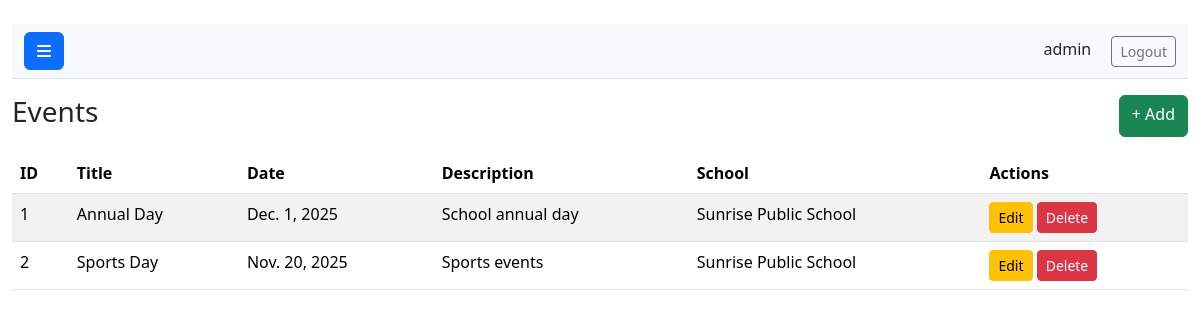
The app's page /events/ (signed in) with its own data.
### core/models.py (models this page shows, shortened)
class User(AbstractUser):
    role = models.ForeignKey(Role, null=True, blank=True, on_delete=models.SET_NULL)
    groups = models.ManyToManyField(
        'auth.Group',
        verbose_name='groups',
        blank=True,
        help_text='The groups this user belongs to. A user will get all permissions granted to each of their groups.',
        related_name='core_user_set',
        related_query_name='user',
    )
    user_permissions = models.ManyToManyField(
        'auth.Permission',
        verbose_name='user permissions',
        blank=True,
        help_text='Specific permissions for this user.',
        related_name='core_user_set',
        related_query_name='user',
    )

class Event(models.Model):
    title = models.CharField(max_length=200)
    date = models.DateField()
    description = models.TextField(blank=True)
    school = models.ForeignKey(School, on_delete=models.CASCADE)

class School(models.Model):
    name = models.CharField(max_length=255)
    address = models.TextField(blank=True)

### core/views.py (the view)
# urls.py: path('events/', views.events_list, name='events_list'),
@login_required
@role_required('Admin', 'Teacher', 'Student')
def events_list(request):
    events = Event.objects.all()
    return render(request,'events/list.html',{'events':events})

### core/views.py (called while the page is built)
def role_required(*role_names):
    def decorator(view_func):
        @wraps(view_func)
        def _wrapped_view(request, *args, **kwargs):
            if request.user.is_superuser:
                return view_func(request, *args, **kwargs)
            if hasattr(request.user, 'role') and request.user.role.name in role_names:
                return view_func(request, *args, **kwargs)
            return redirect('select_dashboard')
        return _wrapped_view
    return decorator

### templates/events/list.html (shortened to what this page needs)
{% extends 'base.html' %}
{% block content %}
  <div class="d-flex {% if user.is_authenticated %}toggled{% endif %}" id="wrapper">
      <div id="page-content-wrapper"
        style="{% if user.is_authenticated %}
          width:100%;
        {% else %}
          width:100%; margin-left:0;
        {% endif %}">
        <nav class="navbar navbar-expand-lg navbar-light bg-light border-bottom">
          <div class="container-fluid">
              <button class="btn btn-primary" id="sidebarToggle"><i class="fa fa-bars"></i></button>
            <div class="ms-auto">
              {% if user.is_authenticated %}
                <span class="me-3">{{ user.username }}</span>
                <a href="/logout/" class="btn btn-outline-secondary btn-sm">Logout</a>
              {% else %}
                <a href="/login/" class="btn btn-outline-primary btn-sm">Login</a>
              {% endif %}
            </div>
          </div>
        </nav>
<div class="d-flex justify-content-between mb-3 pt-3"><h3>Events</h3><a href="/events/add/" class="btn btn-success">+ Add</a></div>
<table class="table table-striped">
<thead><tr><th>ID</th><th>Title</th><th>Date</th><th>Description</th><th>School</th><th>Actions</th></tr></thead>
<tbody>
{% for e in events %}
<tr>
<td>{{ e.id }}</td>
<td>{{ e.title }}</td>
<td>{{ e.date }}</td>
<td>{{ e.description }}</td>
<td>{{ e.school.name }}</td>
<td>
<a href="/events/edit/{{ e.id }}/" class="btn btn-sm btn-warning">Edit</a>
<button class="btn btn-sm btn-danger" onclick="confirmDelete('{{ e.id }}')">Delete</button>
</td>
</tr>
{% endfor %}
</tbody>
</table>
{% endblock %}

### templates/base.html (style rules this page uses)
#wrapper.toggled #page-content-wrapper { margin-left: 0; width: 100%; }

### records on screen
User: username "admin"
Event: id "1", title "Annual Day", date "Dec. 1, 2025", description "School annual day", school.name "Sunrise Public School"
Event: id "2", title "Sports Day", date "Nov. 20, 2025", description "Sports events", school.name "Sunrise Public School"
